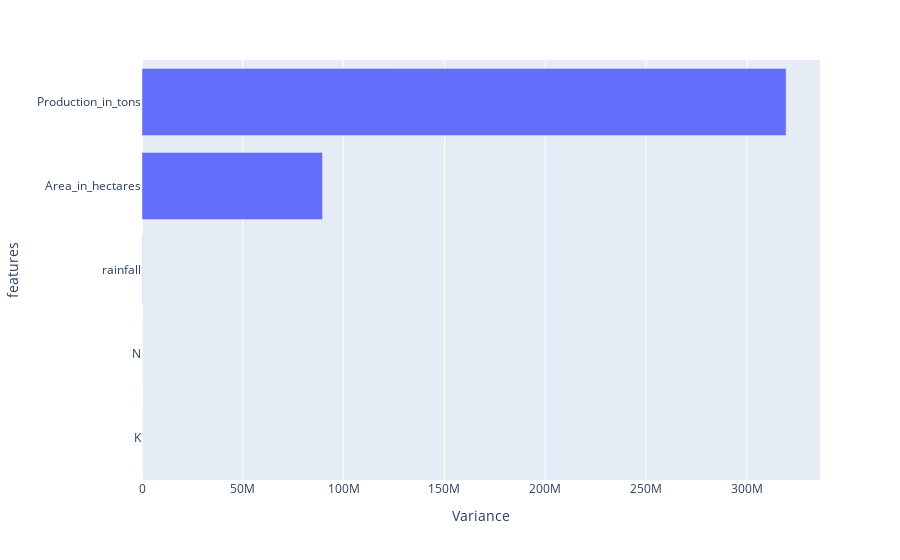

Here is the notebook cell this chart was saved with:
### Code cell
def serve_bar_chart(trimmed=True):

    """Returns a horizontal bar chart of five highest-variance features.

    Parameters
    ----------
    trimmed : bool, default=True
        If ``True``, calculates trimmed variance, removing bottom and top 10%
        of observations.
    """
    #Get features
    top_five_features=get_high_var_features(trimmed=trimmed, return_feat_names=False)
    #Build bar chart
    fig=px.bar(x=top_five_features,y=top_five_features.index,orientation='h')
    fig.update_layout(xaxis_title="Variance",yaxis_title="features")

    return fig

serve_bar_chart(trimmed=True)

### Figure 1 — Plotly figure (JSON) as saved in the notebook; plotly's stock layout.template omitted (floating-point values rounded to 4 significant figures)
{"data": [{"alignmentgroup": "True", "hovertemplate": "x=%{x}<br>y=%{y}<extra></extra>", "legendgroup": "", "marker": {"color": "#636efa", "pattern": {"shape": ""}}, "name": "", "offsetgroup": "", "orientation": "h", "showlegend": false, "textposition": "auto", "type": "bar", "x": [287.7, 637.3, 164800.0, 89510000.0, 319400000.0], "xaxis": "x", "y": ["K", "N", "rainfall", "Area_in_hectares", "Production_in_tons"], "yaxis": "y"}], "layout": {"barmode": "relative", "legend": {"tracegroupgap": 0}, "margin": {"t": 60}, "xaxis": {"anchor": "y", "domain": [0, 1], "title": {"text": "Variance"}}, "yaxis": {"anchor": "x", "domain": [0, 1], "title": {"text": "features"}}}}
